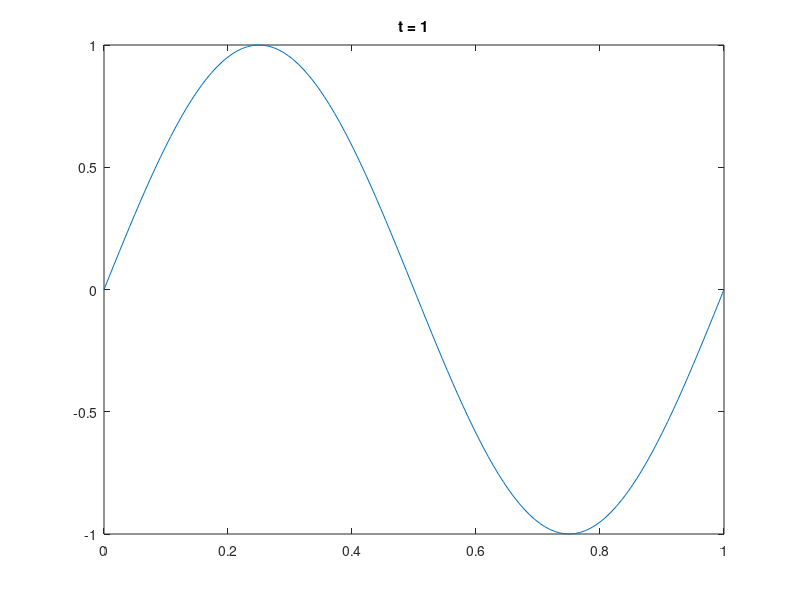

This chart was generated by the following MATLAB code:
%% Main parameters
C = 1;
L = 1;
T = 1;

Nx = 121;
nu = .01; % nu = C * tau / h

%% Secondary parameters
x = linspace(0, L, Nx + 1);
h = x(2) - x(1);

tau = nu * h / C;
Nt = ceil(T/tau) + 1;

u_0 = sin(x*2*pi/L);
u_tau = u_0;
% figure(1)
% plot(x, u_0)

%% Transition matrices
U_next = (1+nu^2)*eye(Nx) + ...
    diag(-nu^2/2 * ones(Nx-1, 1), 1) + ...
    diag(-nu^2/2 * ones(Nx-1, 1),-1);
U_now = -2*eye(Nx);

%% Periodic border condition
U_now(1, end) = -nu^2;
U_now(end, 1) = -nu^2;

U_prev = U_next;

%% Integration
U = zeros(Nt, Nx);
U(1, :) = u_0(1 : end-1);
U(2, :) = u_tau(1 : end-1);

for k = 3 : Nt
    U(k, :) = -U_next \ (U_now * U(k - 1, :).' + U_prev * U(k - 2, :).');
end
U = [U, U(:, 1)];

%% Visualisation
figure(2)

for k = [1 : floor(Nt/100) : Nt, Nt]
    plot(x, U(k, :));
    axis([0 L -1 1]);
    title(['t = ', num2str((k-1)*tau)]);
    drawnow;
end
